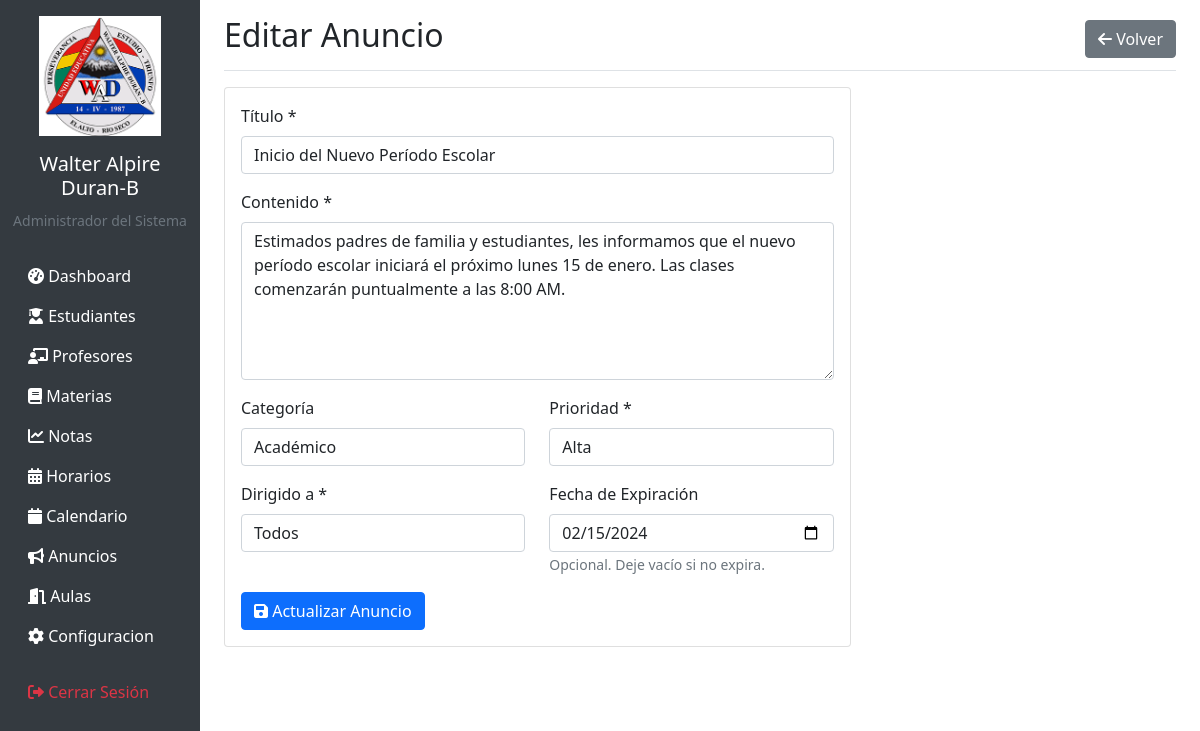
Page /announcements/edit/1 (signed in) on the committed database.
### tables this page shows
CREATE TABLE announcements (
            id INTEGER PRIMARY KEY AUTOINCREMENT,
            title TEXT NOT NULL,
            content TEXT NOT NULL,
            category TEXT,
            priority TEXT NOT NULL CHECK (priority IN ('alta', 'media', 'baja')),
            target_audience TEXT NOT NULL CHECK (target_audience IN ('todos', 'estudiantes', 'profesores', 'padres')),
            author_id INTEGER NOT NULL,
            expires_at DATE,
            created_at TIMESTAMP DEFAULT CURRENT_TIMESTAMP,
            FOREIGN KEY (author_id) REFERENCES users (id)
        );

### app.py (the view, shortened to what this page needs)
@app.route('/announcements/edit/<int:id>', methods=['GET', 'POST'])
@login_required
@role_required(['director', 'profesor'])
def edit_announcement(id):
    conn = get_db_connection()
    announcement = conn.execute('SELECT * FROM announcements WHERE id = ?', (id,)).fetchone()
    conn.close()
    if not announcement:
        flash('Anuncio no encontrado.', 'error')
        return redirect(url_for('list_announcements'))
    return render_template('announcements/edit.html', announcement=announcement)

### app.py (called while the page is built)
def get_db_connection():
    conn = sqlite3.connect(DATABASE)
    conn.row_factory = sqlite3.Row
    return conn

def login_required(f):
    @wraps(f)
    def decorated_function(*args, **kwargs):
        if 'user_id' not in session:
            return redirect(url_for('login'))
        return f(*args, **kwargs)
    return decorated_function

def role_required(roles):
    def decorator(f):
        @wraps(f)
        def decorated_function(*args, **kwargs):
            if 'user_role' not in session or session['user_role'] not in roles:
                flash('No tienes permisos para acceder a esta página.', 'error')
                return redirect(url_for('dashboard'))
            return f(*args, **kwargs)
        return decorated_function
    return decorator

### templates/announcements/edit.html (shortened to what this page needs)
{% extends "base.html" %}
{% block content %}
<div class="d-flex justify-content-between flex-wrap flex-md-nowrap align-items-center pt-3 pb-2 mb-3 border-bottom">
    <h1 class="h2">Editar Anuncio</h1>
    <div class="btn-toolbar mb-2 mb-md-0">
        <a href="{{ url_for('list_announcements') }}" class="btn btn-secondary">
            <i class="fas fa-arrow-left"></i> Volver
        </a>
    </div>
</div>
<div class="row">
    <div class="col-md-8">
        <div class="card">
            <div class="card-body">
                <form method="POST">
                    <div class="mb-3">
                        <label for="title" class="form-label">Título *</label>
                        <input type="text" class="form-control" id="title" name="title" value="{{ announcement.title }}" required>
                    </div>
                    <div class="mb-3">
                        <label for="content" class="form-label">Contenido *</label>
                        <textarea class="form-control" id="content" name="content" rows="6" required>{{ announcement.content }}</textarea>
                    </div>
                    <div class="row">
                        <div class="col-md-6">
                            <div class="mb-3">
                                <label for="category" class="form-label">Categoría</label>
                                <select class="form-control" id="category" name="category">
                                    <option value="academico" {{ 'selected' if announcement.category == 'academico' }}>Académico</option>
                                </select>
                            </div>
                        </div>
                        <div class="col-md-6">
                            <div class="mb-3">
                                <label for="priority" class="form-label">Prioridad *</label>
                                <select class="form-control" id="priority" name="priority" required>
                                    <option value="alta" {{ 'selected' if announcement.priority == 'alta' }}>Alta</option>
                                </select>
                            </div>
                        </div>
                    </div>
                    <div class="row">
                        <div class="col-md-6">
                            <div class="mb-3">
                                <label for="target_audience" class="form-label">Dirigido a *</label>
                                <select class="form-control" id="target_audience" name="target_audience" required>
                                    <option value="todos" {{ 'selected' if announcement.target_audience == 'todos' }}>Todos</option>
                                </select>
                            </div>
                        </div>
                        <div class="col-md-6">
                            <div class="mb-3">
                                <label for="expires_at" class="form-label">Fecha de Expiración</label>
                                <input type="date" class="form-control" id="expires_at" name="expires_at" value="{{ announcement.expires_at or '' }}">
                                <small class="form-text text-muted">Opcional. Deje vacío si no expira.</small>
                            </div>
                        </div>
                    </div>
                    <button type="submit" class="btn btn-primary">
                        <i class="fas fa-save"></i> Actualizar Anuncio
                    </button>
                </form>
            </div>
        </div>
    </div>
</div>
{% endblock %}

### rows in the picture
announcements: title "Inicio del Nuevo Período Escolar", content "Estimados padres de familia y estudiantes, les informamos que el nuevo período escolar iniciará el próximo lunes 15 de enero. Las clases comenzarán puntualmente a las 8:00 AM.", expires_at "02/15/2024"

### other values in the picture
{{ session.full_name }} "Administrador del Sistema"
